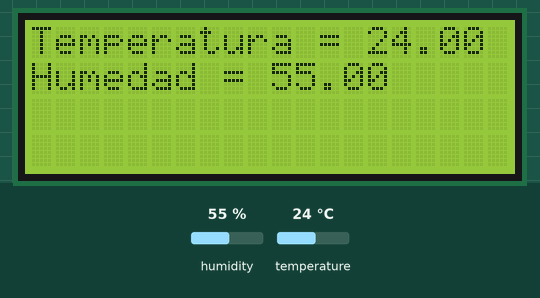
Bench run of a sketch on a simulated Arduino Mega 2560, built with avr-gcc and run on an emulated ATmega2560. Shown: 20×4 character LCD. Inputs (shaded band) come from the test bench; at power-on: humidity 55 %, temperature 24 °C.

Above: at 1.2 s.
1.3 s: humidity set to 22 %
At 3.5 s:
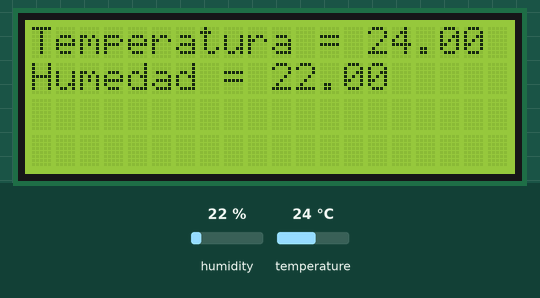
4.0 s: temperature set to 12 °C
At 4.8 s:
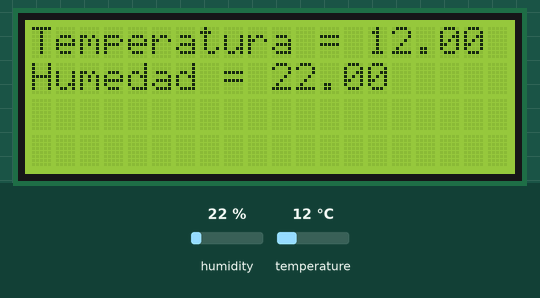
6.7 s: humidity set to 40 %
At 8.6 s:
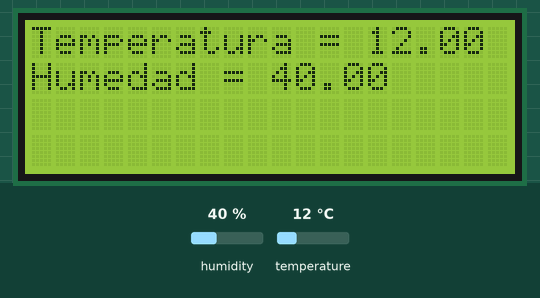
9.6 s: temperature set to 19 °C
Timing chart, 0 to 12.6 s (numbered marks = the images above; inputs shaded):
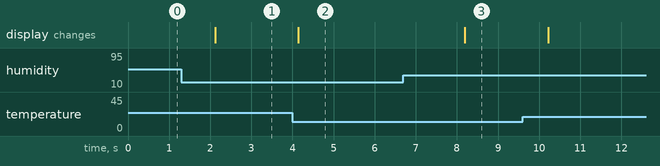

Measured:
- after the input at 1.3 s, the display: changes after 0.82 s (image 1)
- after the input at 4.0 s, the display: changes after 0.14 s (image 2)
- after the input at 6.7 s, the display: changes after 1.5 s (image 3)

The sketch:

Practica4_DHT11.ino
```cpp
#include <DHT.h>
#include  <LiquidCrystal.h>
#define DHTPIN 22 //pin digital donde se conecta
#define DHTTYPE DHT11 //Tipo de sensor
DHT dht(DHTPIN, DHTTYPE); //Inicializar el sensor dht11
LiquidCrystal lcd(28, 30, 32, 34, 36, 38);
void setup() {
 lcd.begin(20,4);
 Serial.begin(9600);
 dht.begin();
}
float hum, tem;
void loop() {
   hum = dht.readHumidity();
   tem = dht.readTemperature();
   lcd.setCursor(0, 0);
   lcd.print("Temperatura = ");
   lcd.print(tem);
   lcd.setCursor(0, 1);
   lcd.print("Humedad = ");
   lcd.print(hum);

}
```
